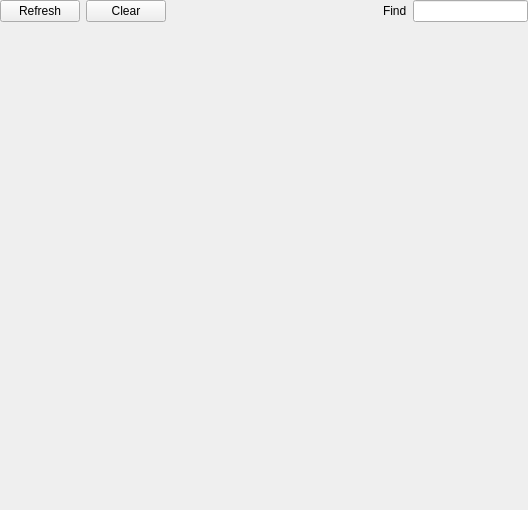
<?xml version="1.0" encoding="UTF-8"?>
<ui version="4.0">
 <class>OrbitWatchWidget</class>
 <widget class="QWidget" name="OrbitWatchWidget">
  <property name="geometry">
   <rect>
    <x>0</x>
    <y>0</y>
    <width>528</width>
    <height>510</height>
   </rect>
  </property>
  <property name="windowTitle">
   <string>Form</string>
  </property>
  <layout class="QGridLayout" name="gridLayout">
   <property name="leftMargin">
    <number>0</number>
   </property>
   <property name="topMargin">
    <number>0</number>
   </property>
   <property name="rightMargin">
    <number>0</number>
   </property>
   <property name="bottomMargin">
    <number>0</number>
   </property>
   <item row="1" column="0" colspan="5">
    <widget class="QWidget" name="PropertyGridWidget" native="true"/>
   </item>
   <item row="0" column="3">
    <widget class="QLabel" name="label">
     <property name="text">
      <string>Find</string>
     </property>
    </widget>
   </item>
   <item row="0" column="4">
    <widget class="QLineEdit" name="FindLineEdit"/>
   </item>
   <item row="0" column="0">
    <widget class="QPushButton" name="RefreshButton">
     <property name="text">
      <string>Refresh</string>
     </property>
    </widget>
   </item>
   <item row="0" column="2">
    <spacer name="horizontalSpacer">
     <property name="orientation">
      <enum>Qt::Horizontal</enum>
     </property>
     <property name="sizeHint" stdset="0">
      <size>
       <width>205</width>
       <height>20</height>
      </size>
     </property>
    </spacer>
   </item>
   <item row="0" column="1">
    <widget class="QPushButton" name="ClearButton">
     <property name="text">
      <string>Clear</string>
     </property>
    </widget>
   </item>
  </layout>
 </widget>
 <resources/>
 <connections/>
</ui>
